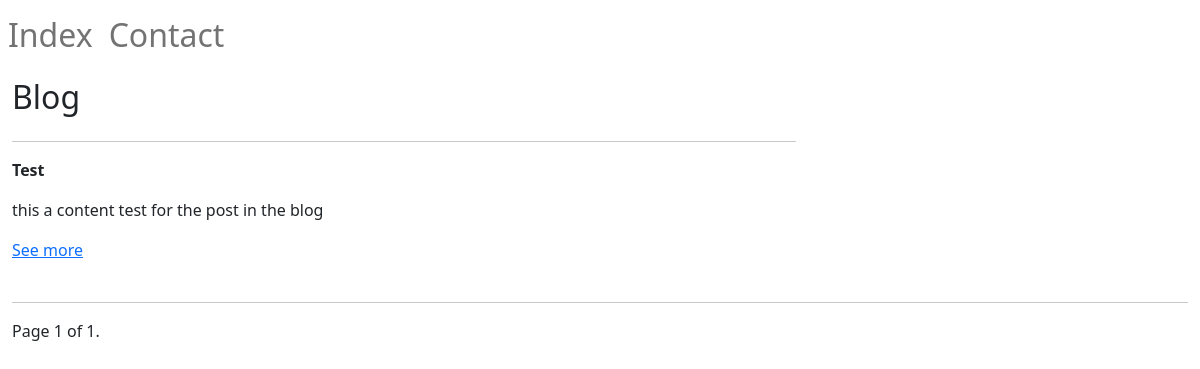
Before: / with the older database file.
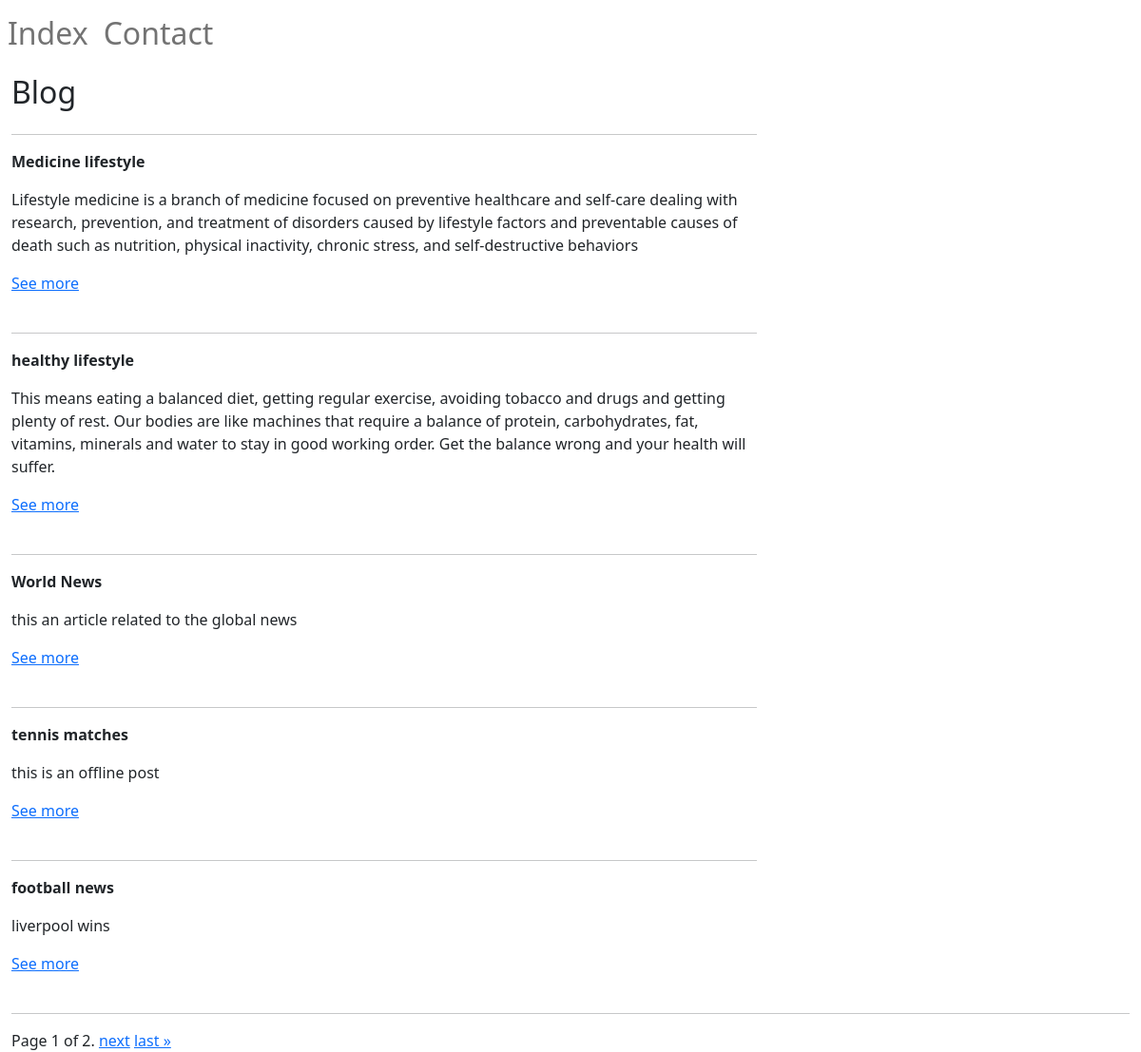
After: the same page with the newer database file.
### post/models.py (models this page shows, shortened)
class BlogArticle(BaseModel):
    title = models.CharField('Title',max_length=50)
    content = models.TextField('Content')
    slug = models.SlugField(unique=True)
    author = models.ForeignKey(User, on_delete=models.CASCADE)
    online = models.BooleanField('Online', default=True)
    publication = models.DateTimeField('Publication date', auto_now_add=True)
    def get_absolute_url(self):
        return reverse('post:article_detail', kwargs={'slug': self.slug , 'id': str(self.id)})

### post/views/article.py (the view)
# urls.py: path('', ArticleView.as_view(), name="index"),
class ArticleView(View):
    template_name = 'post/index.html'
    def get(self, request):
        articles = BlogArticle.objects.filter(online=True).order_by('-publication')
        paginator = Paginator(articles, 5) # Show 5 articles per page.
        page_number = request.GET.get('page')
        page_obj = paginator.get_page(page_number)
        return render(request, self.template_name,  {'page_obj': page_obj})

### libraries/manager.py (called while the page is built)
    def get_queryset(self):
        return super().get_queryset().filter(deleted=False)

### templates/post/index.html (shortened to what this page needs)
{% extends "base/base.html" %} {% load widget_tweaks %}  {% load static %}
{% block content %}
<div class="container-fluid">
    <h2>Blog  </h2>
    <div class="row">
        <form method="GET" style="width:100%;">
        {% for data in page_obj  %}
        <div class="col-md-8 min100 text-justify ">
            <hr>
            <p><b>{{data.title}} </b></p>
            <p>{{data.content}}</p>
            <a href="{{ data.get_absolute_url }}">See more</a>
            <br>
            <br>
        </div>
        {% endfor %}
        </form>
    </div>
    <hr>
    <div class="pagination">
        <span class="step-links">
            <span class="current">
                Page {{ page_obj.number }} of {{ page_obj.paginator.num_pages }}.
            </span>
            {% if page_obj.has_next %}
                <a href="?page={{ page_obj.next_page_number }}">next</a>
                <a href="?page={{ page_obj.paginator.num_pages }}">last &raquo;</a>
            {% endif %}
        </span>
    </div>
</div>
{% endblock %}

### templates/base/base.html (shortened to what this page needs)
{% load static %}
<!DOCTYPE html>
<html lang="es">
<head >
    <link href="https://cdn.jsdelivr.net/npm/bootstrap@5.1.3/dist/css/bootstrap.min.css" rel="stylesheet">
</head>
<body>
   <nav class="navbar navbar-expand-lg navbar-light bg-grey">
    <div class="collapse navbar-collapse" id="navbarNav">
        <ul class="navbar-nav">
            <li class="nav-item active"><a class="nav-link" href="{% url 'post:index' %}"><h2>Index</h2></a></li>
            <li class="nav-item active"><a class="nav-link" href="{% url 'post:contact' %}"><h2>Contact</h2></a></li>
        </ul>
    </nav>
   <div class="col-md-12 sub-body">
   {% block content %}
   {% endblock %}
   </div>
</body>
</html>

Changed rows visible on the page:
no longer on this page (row edited): BlogArticle: title "Test", content "this a content test for the post in the blog"
added BlogArticle: title "Medicine lifestyle", content "Lifestyle medicine is a branch of medicine focused on preventive healthcare and self-care dealing with research, prevention, and treatment of disorders caused by lifestyle factors and preventable causes of death such as nutrition, physical inactivity, chronic stress, and self-destructive behaviors"
added BlogArticle: title "healthy lifestyle", content "This means eating a balanced diet, getting regular exercise, avoiding tobacco and drugs and getting plenty of rest. Our bodies are like machines that require a balance of protein, carbohydrates, fat, vitamins, minerals and water to stay in good working order. Get the balance wrong and your health will suffer."
added BlogArticle: title "World News", content "this an article related to the global news"
added BlogArticle: title "tennis matches", content "this is an offline post"
added BlogArticle: title "football news", content "liverpool wins"
Other visible differences:
{{ page_obj.paginator.num_pages }}: "1" → "2"
text now shown: "next last »"
